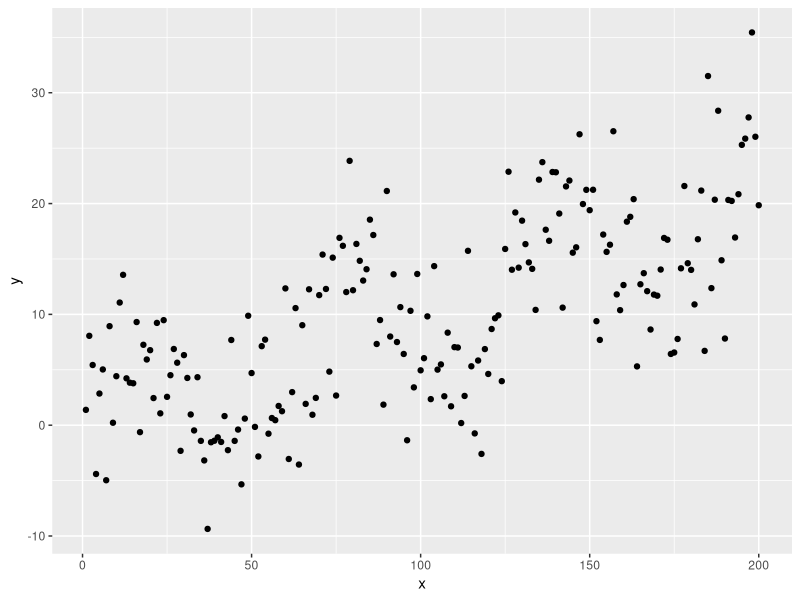

This figure's R source: (Note: this script raises an error after producing the figure.)
library(ggplot2)
set.seed(1234567)
n_sample <- 200
sd <- 5
x <- seq(1,n_sample,1)
y_true <- 5*sin(x/10)+.1*x
y <- y_true+ sd * rnorm(n_sample)
pplot <- ggplot(data=data.frame(x=x,y=y), aes(x=x,y=y))
pplot + layer( mapping = NULL,   position = "identity",   stat="identity",   geom = "point") +labs(x = "x",y="y")




bandwidths_classical <- c(seq(1,100,length.out=1000),seq(101,10000,length.out=200))
classical_tuning <- bandwidth_selection(x=x,y_true=y_true,sd=sd,learner=classical_kernel_regression,bandwidths=bandwidths_classical,n_rep=1000)
bw_classical <- bandwidths_classical[which.min(classical_tuning$mses)]
#[1] 13.54955

mse_classical <- classical_tuning$mses[which.min(classical_tuning$mses)]
#[1] 1.612067

pplot <- ggplot(data=data.frame(x=bandwidths,y=idempotent_tuning$mses), aes(x=x,y=y))
pplot + layer( mapping = NULL,   position = "identity",   stat="identity",   geom = "point") +labs(x = "bandwidth",y="MSE")

classical_result <- classical_kernel_regression(x=x,y=y,bandwidth=bw_classical)

pplot <- ggplot(data=data.frame(x=x,y=y), aes(x=x,y=y))
pplot + layer( mapping = NULL,   position = "identity",   stat="identity",   geom = "point") +labs(x = "x",y="y") + layer( mapping = NULL,  data=data.frame(x=x,y=classical_result$fitted), position = "identity",   stat="identity",   geom = "line") + layer( mapping = NULL,   position = "identity",   stat="identity",   geom = "point") +labs(x = "x",y="y") + layer( mapping = NULL,  data=data.frame(x=x,y=idempotent_result$fitted), position = "identity",   stat="identity",   geom = "line")



## idempotent kernel regression

bandwidths_idempotent  <- c(seq(1,1000,length.out=500),seq(1001,10000,length.out=100))
idempotent_tuning <- bandwidth_selection(x=x,y_true=y_true,sd=sd,learner=idempotent_kernel_regression,bandwidths=bandwidths_idempotent,n_rep=1000)
bw_idempotent <- bandwidths_idempotent[which.min(idempotent_tuning$mses)]
idempotent_result <- idempotent_kernel_regression(x=x,y=y,bandwidth=bw_idempotent)
mse_idempotent <- idempotent_tuning$mses[which.min(idempotent_tuning$mses)]
mse_idempotent

saveRDS(idempotent_tuning,"idempotent_tuning.RDS")
saveRDS(classical_tuning,"classical_tuning.RDS")
##Plots


pplot <- ggplot(data=data.frame(x=x,y=y), aes(x=x,y=y))
pplot  + layer( mapping = NULL,   position = "identity",   stat="identity",geom = "point") +labs(x = "x",y="y") + layer( mapping = NULL,  data=data.frame(x=x,y=y_true), aes(color = "darkgreen",lwd=.8),position = "identity",   stat="identity",   geom = "line")


pplot <- ggplot(data=data.frame(x=x,y=y), aes(x=x,y=y))
pplot  + layer( mapping = NULL,   position = "identity",   stat="identity",geom = "point") +labs(x = "x",y="y") + layer( mapping = NULL,  data=data.frame(x=x,y=y_true), aes(color = "darkgreen",lwd=.8),position = "identity",   stat="identity",   geom = "line") + layer( mapping = NULL,  data=data.frame(x=x,y=classical_result$fitted), aes(color = "black",lwd=.8),position = "identity",   stat="identity",   geom = "line")

#  layer( mapping = NULL,   position = "identity",   stat="identity",geom = "point") +labs(x = "x",y="y")
#+ layer( mapping = NULL,  data=data.frame(x=x,y=y_true), aes(color = "darkgreen"",lwd=.8),position = "identity",   stat="identity",   geom = "line")

#+ layer( mapping = NULL,   position = "identity",   stat="identity",   geom = "point") +labs(x = "x",y="y")+layer( mapping = NULL,  data=data.frame(x=x,y=idempotent_result$fitted), aes(color = "darkblue",lwd=.8),position = "identity",   stat="identity",   geom = "line") #+ geom_line(color='darkblue')


pplot <- ggplot(data=data.frame(x=x,y=y), aes(x=x,y=y))
pplot + layer( mapping = NULL,   position = "identity",   stat="identity",geom = "point") +labs(x = "x",y="y") + layer( mapping = NULL,  data=data.frame(x=x,y=classical_result$fitted), aes(color = "black",lwd=.8),position = "identity",   stat="identity",   geom = "line") + layer( mapping = NULL,   position = "identity",   stat="identity",   geom = "point") +labs(x = "x",y="y")+layer( mapping = NULL,  data=data.frame(x=x,y=idempotent_result$fitted), aes(color = "darkblue",lwd=.8),position = "identity",   stat="identity",   geom = "line") #+ geom_line(color='darkblue')


pplot <- ggplot(data=data.frame(x=x,y=y), aes(x=x,y=y))
pplot + layer( aes(color = "black",lwd=.8),mapping = NULL,   data=data.frame(x=log2(bandwidths_classical),y=classical_tuning$mses), position = "identity",   stat="identity",geom = "line") +labs(x = "log2(bandwidth)",y="MSE") + layer( mapping = NULL,  data=data.frame(x=log2(bandwidths_idempotent),y=idempotent_tuning$mses), aes(color = "darkblue",lwd=.8),position = "identity",   stat="identity",   geom = "line")


#+ layer( mapping = NULL,   position = "identity",   stat="identity",   geom = "point") +labs(x = "log2(bandwidth",y="MSE")+layer( mapping = NULL,  data=data.frame(x=x,y=idempotent_tuning$mses), position = "identity",   stat="identity",   geom = "line") #+ geom_line(color='darkblue')

# Notizen:
# wahre Kurve einzeichnen?
# Plots: kernelregression mit GIB, mit non-greedy ib, MSE Kurven



